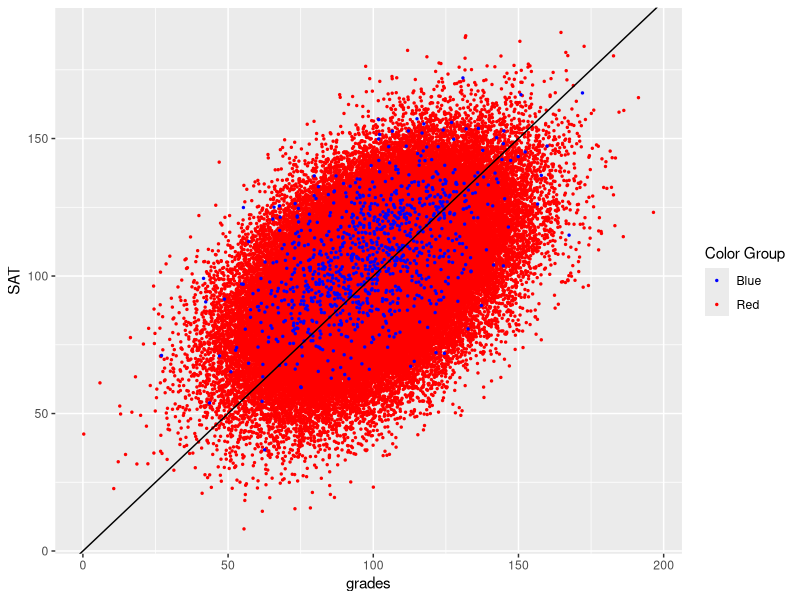
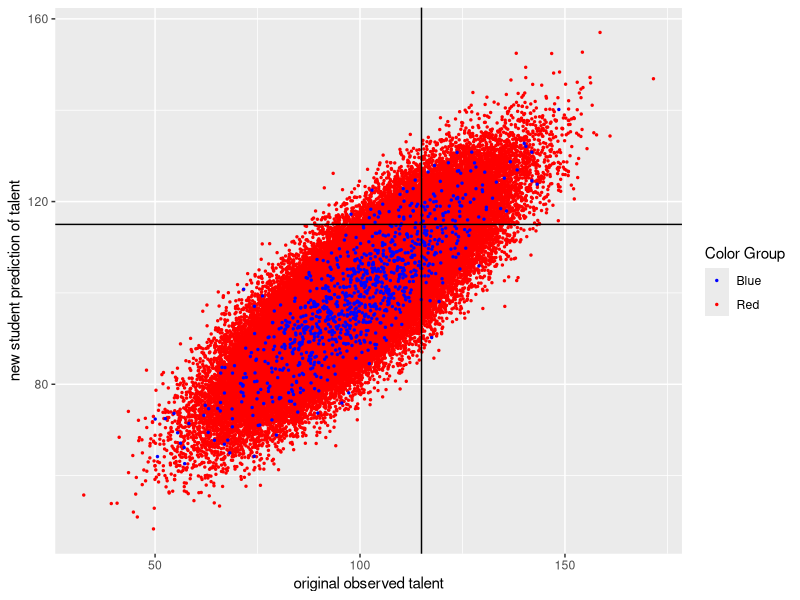
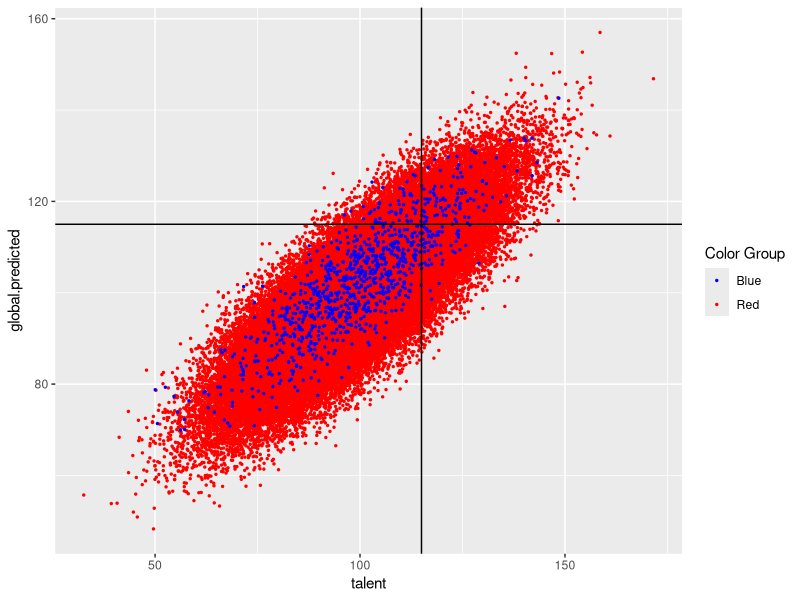

The R script that drew these images, in order:
## ---- chunk 1
knitr::opts_chunk$set(collapse = TRUE)
## ---- chunk 2
#| echo: false

library(tidyverse)
## ---- chunk 3
set.seed(470)
n_obs <- 100000
n.red <- n_obs*0.99
n.blue <- n_obs*0.01
reds <- rnorm(n.red, mean = 100, sd = 15)
blues <- rnorm(n.blue, mean = 100, sd = 15)

red.sat <- reds + rnorm(n.red, mean = 0, sd = 15)
blue.sat <- blues + 
    pmax(rnorm(n.blue, mean = 0, sd = 15),
         rnorm(n.blue, mean = 0, sd = 15))

red.grade <- reds + rnorm(n.red, mean = 0, sd = 15)
blue.grade <- blues + rnorm(n.blue, mean = 0, sd = 15)

college.data <- data.frame(talent = c(reds, blues),
                           SAT = c(red.sat, blue.sat),
                           grades = c(red.grade, blue.grade),
                           color = c(rep("Red", n.red), rep("Blue", n.blue)))

ggplot(college.data, aes(x = grades, y = SAT, color = color)) +
  geom_point(size = 0.5) +
  scale_color_identity(name = "Color Group",
                       guide = "legend") +
  geom_abline(intercept = 0, slope = 1)
  
## ---- chunk 4
red.lm = college.data |>
  dplyr::filter(color == "Red") %>%
  lm(talent ~ SAT + grades, data = .)

blue.lm = college.data |>
  dplyr::filter(color == "Blue") %>%
  lm(talent ~ SAT + grades, data = .)
## ---- chunk 5
red.lm |> broom::tidy()
## ---- chunk 6
blue.lm |> broom::tidy()
## ---- chunk 7
set.seed(4747)
new.reds <- rnorm(n.red, mean = 100, sd = 15)
new.blues <- rnorm(n.blue, mean = 100, sd = 15)

new.red.sat <- new.reds + rnorm(n.red, mean = 0, sd = 15)
new.blue.sat <- new.blues + 
    pmax(rnorm(n.blue, mean = 0, sd = 15),
         rnorm(n.blue, mean = 0, sd = 15))

new.red.grade <- new.reds + rnorm(n.red, mean = 0, sd = 15)
new.blue.grade <- new.blues + rnorm(n.blue, mean = 0, sd = 15)

new.college.data <- data.frame(talent = c(new.reds, new.blues),
                           SAT = c(new.red.sat, new.blue.sat),
                           grades = c(new.red.grade, new.blue.grade),
                           color = c(rep("Red", n.red), rep("Blue", n.blue)))


new.red.pred <- new.college.data |>
  filter(color == "Red") %>%
  predict.lm(red.lm, newdata = .)

new.blue.pred <- new.college.data |>
  filter(color == "Blue") %>%
  predict.lm(blue.lm, newdata = .)

new.college.data <- new.college.data |> 
  cbind(predicted = c(new.red.pred, new.blue.pred))

ggplot(new.college.data, aes(x = talent, y = predicted, color = color)) + 
  geom_point(size = 0.5) + 
  geom_hline(yintercept = 115) + 
  geom_vline(xintercept = 115) +
  scale_color_identity(name = "Color Group",
                       guide = "legend") + 
  labs(y = "new student prediction of talent",
       x = "original observed talent")
## ---- chunk 8
new.college.data <- new.college.data |> 
  mutate(fp = ifelse(talent < 115 & predicted > 115, 1, 0),
         tp = ifelse(talent > 115 & predicted > 115, 1, 0),
         fn = ifelse(talent > 115 & predicted < 115, 1, 0),
         tn = ifelse(talent < 115 & predicted < 115, 1, 0))

error.rates <- new.college.data |> group_by(color) |>
  summarize(tpr = sum(tp) / (sum(tp) + sum(fn)),
            fpr = sum(fp) / (sum(fp) + sum(tn)),
            fnr = sum(fn) / (sum(fn) + sum(tp)),
            #fdr = sum(fp) / (sum(fp) + sum(tp)),
            error = (sum(fp) + sum(fn)) / (sum(fp) + sum(tp) + sum(fn) + sum(tn) ))

error.rates
## ---- chunk 9
global.lm = college.data %>%
  lm(talent ~ SAT + grades, data = .)

global.lm |> broom::tidy()
## ---- chunk 10
new.pred <- new.college.data %>%
  predict.lm(global.lm, newdata = .)

new.college.data <- new.college.data |> 
  cbind(global.predicted = new.pred)

ggplot(new.college.data, aes(x = talent, 
                             y = global.predicted, 
                             color = color)) + 
  geom_point(size = 0.5) + 
  geom_hline(yintercept = 115) + 
  geom_vline(xintercept = 115) +
  scale_color_identity(name = "Color Group",
                       guide = "legend")
## ---- chunk 11
new.college.data.glb <- new.college.data |> 
  mutate(fp = ifelse(talent < 115 & global.predicted > 115, 1, 0),
         tp = ifelse(talent > 115 & global.predicted > 115, 1, 0),
         fn = ifelse(talent > 115 & global.predicted < 115, 1, 0),
         tn = ifelse(talent < 115 & global.predicted < 115, 1, 0))

error.rates <- new.college.data.glb |> group_by(color) |>
  summarize(tpr = sum(tp) / (sum(tp) + sum(fn)),
            fpr = sum(fp) / (sum(fp) + sum(tn)),
            fnr = sum(fn) / (sum(fn) + sum(tp)),
            #fdr = sum(fp) / (sum(fp) + sum(tp)),
            error = (sum(fp) + sum(fn)) / (sum(fp) + sum(tp) + sum(fn) + sum(tn) ))

error.rates
## ---- chunk 12
new.college.data.2mod <- new.college.data |> 
  mutate(fp = ifelse(talent < 115 & predicted > 115, 1, 0),
         tp = ifelse(talent > 115 & predicted > 115, 1, 0),
         fn = ifelse(talent > 115 & predicted < 115, 1, 0),
         tn = ifelse(talent < 115 & predicted < 115, 1, 0))

error.rates <- new.college.data.2mod |> group_by(color) |>
  summarize(tpr = sum(tp) / (sum(tp) + sum(fn)),
            fpr = sum(fp) / (sum(fp) + sum(tn)),
            fnr = sum(fn) / (sum(fn) + sum(tp)),
            #fdr = sum(fp) / (sum(fp) + sum(tp)),
            error = (sum(fp) + sum(fn)) / (sum(fp) + sum(tp) + sum(fn) + sum(tn) ))

error.rates
